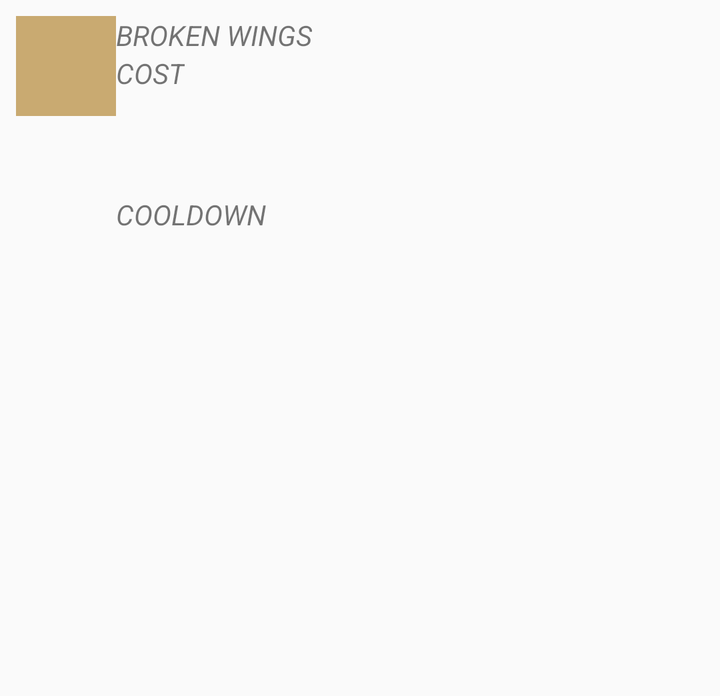
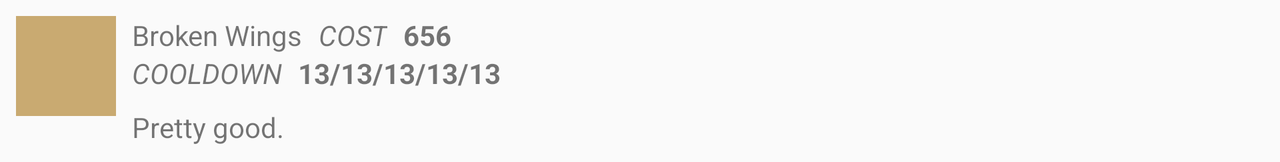

First picture: res/layout/ on a phone held upright. Second picture: the repository's own variant of that layout, on a device whose configuration matches the variant's folder. Source for both follows.
<!-- AndroidManifest.xml: application theme AppTheme -->
<!-- res/layout/spell_item.xml -->
<?xml version="1.0" encoding="utf-8"?>
<android.support.constraint.ConstraintLayout xmlns:android="http://schemas.android.com/apk/res/android"
    xmlns:app="http://schemas.android.com/apk/res-auto"
    xmlns:tools="http://schemas.android.com/tools"
    android:id="@+id/spell_item_layout"
    android:layout_width="match_parent"
    android:layout_height="wrap_content">

    <ImageView
        android:id="@+id/spell_image"
        android:layout_width="wrap_content"
        android:layout_height="wrap_content"
        android:layout_marginStart="8dp"
        android:layout_marginLeft="8dp"
        android:layout_marginTop="8dp"
        android:contentDescription="@string/image_for_spell"
        app:layout_constraintStart_toStartOf="parent"
        app:layout_constraintTop_toTopOf="parent"
        tools:background="@color/statsLabelColor"
        tools:layout_height="50dp"
        tools:layout_width="50dp" />

    <TextView
        android:id="@+id/spell_name_tv"
        style="@style/LabelText"
        app:layout_constraintStart_toEndOf="@+id/spell_image"
        app:layout_constraintTop_toTopOf="@+id/spell_image"
        tools:text="Broken Wings" />

    <TextView
        android:id="@+id/spell_description_tv"
        style="@style/BoldText"
        app:layout_constraintBottom_toBottomOf="parent"
        app:layout_constraintEnd_toEndOf="parent"
        app:layout_constraintStart_toStartOf="parent"
        app:layout_constraintTop_toBottomOf="@+id/spell_cooldown_tv"
        tools:text="Pretty good." />

    <TextView
        android:id="@+id/spell_cost_tv"
        style="@style/BoldText"
        app:layout_constraintStart_toEndOf="@+id/spell_image"
        app:layout_constraintTop_toBottomOf="@+id/spell_cost_label"
        tools:text="656" />

    <TextView
        android:id="@+id/spell_cooldown_tv"
        style="@style/BoldText"
        app:layout_constraintStart_toEndOf="@+id/spell_image"
        app:layout_constraintTop_toBottomOf="@+id/cost_cooldown_label"
        tools:text="13/13/13/13/13" />

    <TextView
        android:id="@+id/spell_cost_label"
        style="@style/LabelText"
        android:text="@string/cost"
        app:layout_constraintStart_toEndOf="@+id/spell_image"
        app:layout_constraintTop_toBottomOf="@+id/spell_name_tv" />

    <TextView
        android:id="@+id/cost_cooldown_label"
        style="@style/LabelText"
        android:text="@string/cooldown"
        app:layout_constraintStart_toEndOf="@+id/spell_image"
        app:layout_constraintTop_toBottomOf="@+id/spell_cost_tv" />
</android.support.constraint.ConstraintLayout>
<!-- resources referenced by this layout -->
<resources>
  <color name="statsLabelColor">#c9aa71</color>
  <string name="cooldown">cooldown</string>
  <string name="cost">cost</string>
  <string name="image_for_spell">Image for spell.</string>
  <style name="LabelText">
          <item name="android:layout_width">wrap_content</item>
          <item name="android:layout_height">wrap_content</item>
          <item name="android:textStyle">italic</item>
          <item name="android:textAllCaps">true</item>
      </style>
  <style name="AppTheme" parent="Theme.AppCompat.Light.DarkActionBar">
          
          <item name="colorPrimary">@color/colorPrimary</item>
          <item name="colorPrimaryDark">@color/colorPrimaryDark</item>
          <item name="colorAccent">@color/colorAccent</item>
      </style>
  <color name="colorPrimary">#3F51B5</color>
  <color name="colorPrimaryDark">#303F9F</color>
  <color name="colorAccent">#FF4081</color>
</resources>
<!-- res/layout-land/spell_item.xml (the repository's variant of the layout above) -->
<!-- drawn on the phone turned sideways -->
<?xml version="1.0" encoding="utf-8"?>
<android.support.constraint.ConstraintLayout xmlns:android="http://schemas.android.com/apk/res/android"
    xmlns:app="http://schemas.android.com/apk/res-auto"
    xmlns:tools="http://schemas.android.com/tools"
    android:id="@+id/spell_item_layout"
    android:layout_width="match_parent"
    android:layout_height="wrap_content" >

    <TextView
        android:id="@+id/spell_name_tv"
        android:layout_width="wrap_content"
        android:layout_height="wrap_content"
        android:layout_marginLeft="8dp"
        android:layout_marginStart="8dp"
        app:layout_constraintStart_toEndOf="@+id/spell_image"
        app:layout_constraintTop_toTopOf="@+id/spell_image"
        tools:text="Broken Wings" />

    <TextView
        android:id="@+id/spell_description_tv"
        android:layout_width="0dp"
        android:layout_height="wrap_content"
        android:layout_marginBottom="8dp"
        android:layout_marginEnd="8dp"
        android:layout_marginRight="8dp"
        android:layout_marginTop="8dp"
        app:layout_constraintBottom_toBottomOf="parent"
        app:layout_constraintEnd_toEndOf="parent"
        app:layout_constraintStart_toStartOf="@+id/spell_name_tv"
        app:layout_constraintTop_toBottomOf="@+id/cost_cooldown_label"
        app:layout_constraintVertical_bias="0.0"
        tools:text="Pretty good." />

    <ImageView
        android:id="@+id/spell_image"
        android:layout_width="wrap_content"
        android:layout_height="wrap_content"
        android:layout_marginLeft="8dp"
        android:layout_marginStart="8dp"
        android:layout_marginTop="8dp"
        app:layout_constraintStart_toStartOf="parent"
        app:layout_constraintTop_toTopOf="parent"
        tools:background="@color/statsLabelColor"
        tools:layout_height="50dp"
        tools:layout_width="50dp"
        android:contentDescription="@string/image_for_spell" />

    <TextView
        android:id="@+id/spell_cost_tv"
        android:layout_width="wrap_content"
        android:layout_height="wrap_content"
        android:layout_marginLeft="8dp"
        android:layout_marginStart="8dp"
        android:textStyle="bold"
        app:layout_constraintStart_toEndOf="@+id/spell_cost_label"
        app:layout_constraintTop_toTopOf="@+id/spell_name_tv"
        tools:text="656" />

    <TextView
        android:id="@+id/spell_cooldown_tv"
        android:layout_width="wrap_content"
        android:layout_height="wrap_content"
        android:layout_marginLeft="8dp"
        android:layout_marginStart="8dp"
        android:textStyle="bold"
        app:layout_constraintStart_toEndOf="@+id/cost_cooldown_label"
        app:layout_constraintTop_toTopOf="@+id/cost_cooldown_label"
        tools:text="13/13/13/13/13" />

    <TextView
        android:id="@+id/spell_cost_label"
        android:layout_width="wrap_content"
        android:layout_height="wrap_content"
        android:layout_marginLeft="8dp"
        android:layout_marginStart="8dp"
        android:text="@string/cost"
        android:textAllCaps="true"
        android:textStyle="italic"
        app:layout_constraintStart_toEndOf="@+id/spell_name_tv"
        app:layout_constraintTop_toTopOf="@+id/spell_name_tv" />

    <TextView
        android:id="@+id/cost_cooldown_label"
        android:layout_width="wrap_content"
        android:layout_height="wrap_content"
        android:text="@string/cooldown"
        android:textAllCaps="true"
        android:textStyle="italic"
        app:layout_constraintStart_toStartOf="@+id/spell_name_tv"
        app:layout_constraintTop_toBottomOf="@+id/spell_cost_label" />
</android.support.constraint.ConstraintLayout>
<!-- resources referenced by the variant -->
<!-- as the phone turned sideways resolves them -->
<resources>
  <color name="statsLabelColor">#c9aa71</color>
  <string name="cooldown">cooldown</string>
  <string name="cost">cost</string>
  <string name="image_for_spell">Image for spell.</string>
  <style name="AppTheme" parent="Theme.AppCompat.Light.DarkActionBar">
          
          <item name="colorPrimary">@color/colorPrimary</item>
          <item name="colorPrimaryDark">@color/colorPrimaryDark</item>
          <item name="colorAccent">@color/colorAccent</item>
      </style>
  <color name="colorPrimary">#3F51B5</color>
  <color name="colorPrimaryDark">#303F9F</color>
  <color name="colorAccent">#FF4081</color>
</resources>
